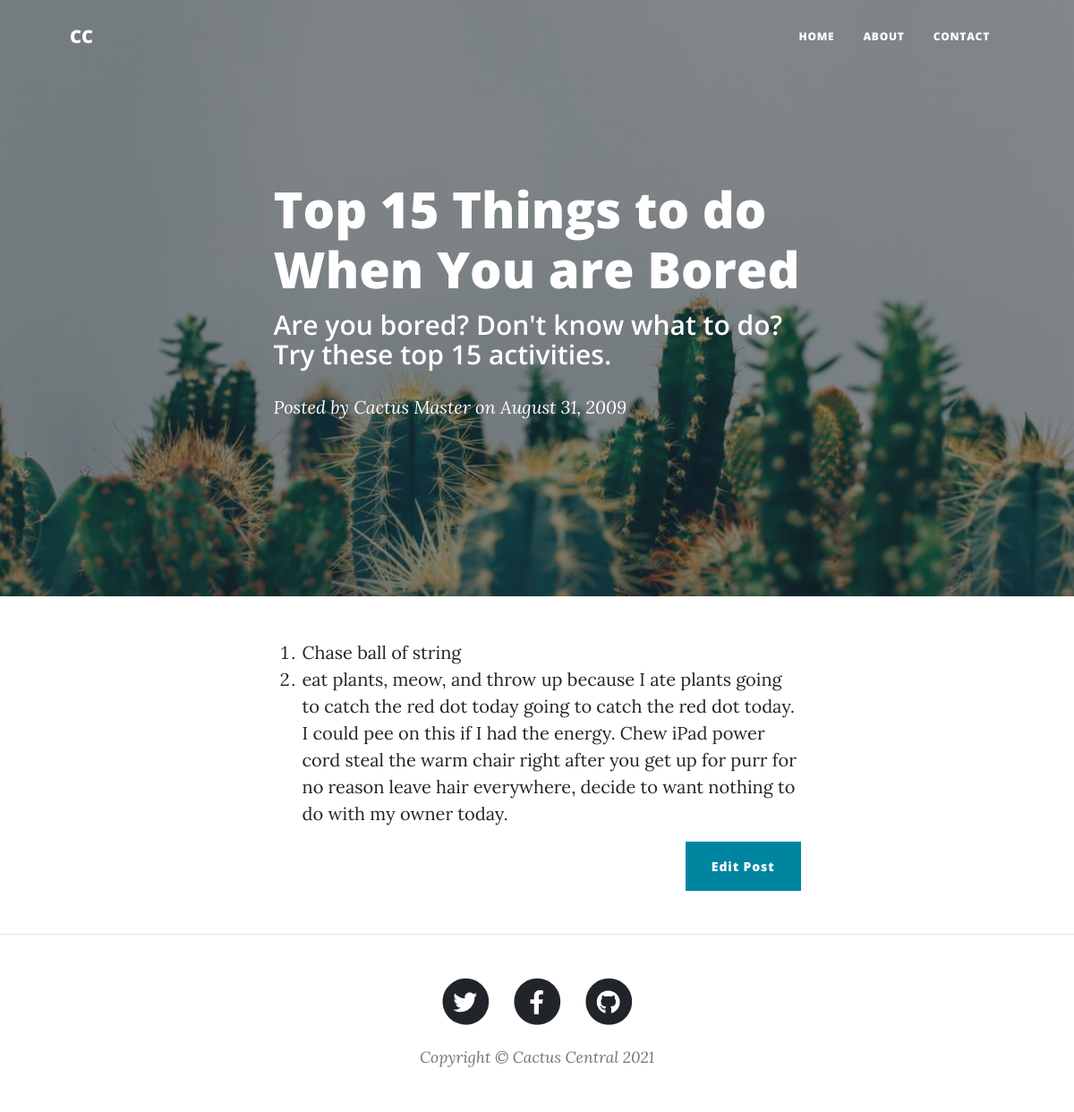
The app's page /posts/2, older data.
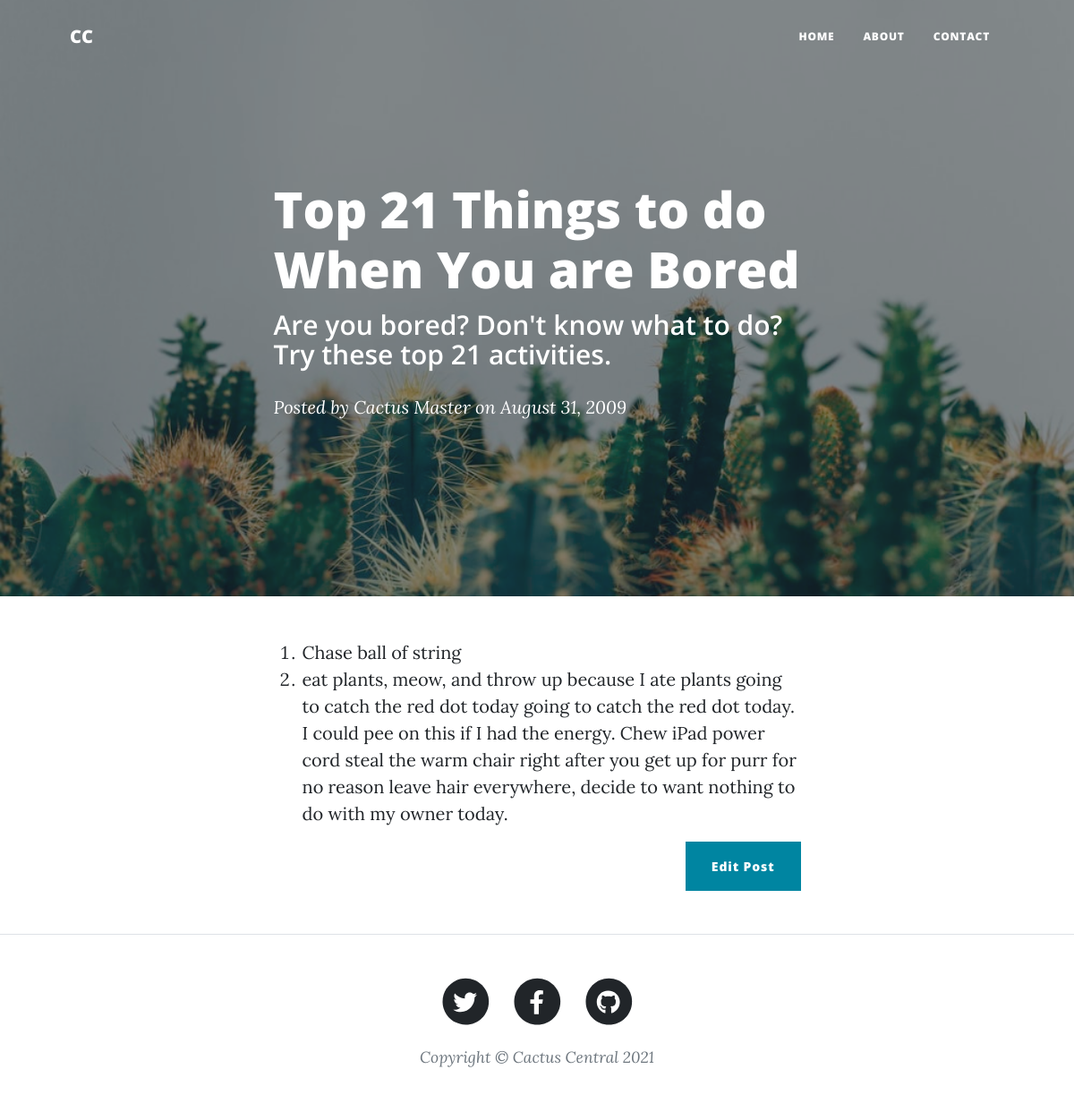
The same page, newer data.
### main.py (models this page shows)
class BlogPost(db.Model):
    id = db.Column(db.Integer, primary_key=True)
    title = db.Column(db.String(250), unique=True, nullable=False)
    subtitle = db.Column(db.String(250), nullable=False)
    date = db.Column(db.String(250), nullable=False)
    body = db.Column(db.Text, nullable=False)
    author = db.Column(db.String(250), nullable=False)
    img_url = db.Column(db.String(250), nullable=False)

### main.py (the view)
@app.route("/posts/<int:post_id>")
def get_post(post_id):
    requested_post = BlogPost.query.get(post_id)
    return render_template("post.html", post=requested_post)

### templates/post.html
{% include "header.html" %}
<header class="masthead" style="background-image: url({{ url_for('static', filename='assets/img/cactus-bg.jpg') }})">
    <div class="container position-relative px-4 px-lg-5">
        <div class="row gx-4 gx-lg-5 justify-content-center">
            <div class="col-md-10 col-lg-8 col-xl-7">
                <div class="post-heading">
                    <h1>
                        {{ post.title }}
                    </h1>
                    <h2 class="subheading">
                        {{ post.subtitle }}
                    </h2>
                    <span class="meta">
                        Posted by
                        <a href="#!">Cactus Master</a>
                        on {{ post.date }}
                    </span>
                </div>
            </div>
        </div>
    </div>
</header>
<article class="mb-4">
    <div class="container px-4 px-lg-5">
        <div class="row gx-4 gx-lg-5 justify-content-center">
            <div class="col-md-10 col-lg-8 col-xl-7">
                {{ post.body|safe }}
                <div class="d-flex justify-content-end mb-4">
                  <a class="btn btn-primary float-right" href="{{url_for('edit_post', post_id=post.id)}}">Edit Post</a>
                </div>
            </div>
        </div>
    </div>
</article>
{% include "footer.html" %}

### templates/header.html (shortened to what this page needs)
<!DOCTYPE html>
<html lang="en">
<head>
    <link href="{{ url_for('static', filename='css/styles.css') }}" rel="stylesheet" />
</head>
<body>
    <nav class="navbar navbar-expand-lg navbar-light" id="mainNav">
        <div class="container px-4 px-lg-5">
            <a class="navbar-brand" href="{{ url_for('home_page') }}">CC</a>
            <div class="collapse navbar-collapse" id="navbarResponsive">
                <ul class="navbar-nav ms-auto py-4 py-lg-0">
                    <li class="nav-item"><a class="nav-link px-lg-3 py-3 py-lg-4" href="{{ url_for('home_page') }}">Home</a></li>
                    <li class="nav-item"><a class="nav-link px-lg-3 py-3 py-lg-4" href="{{ url_for('about_page') }}">About</a></li>
                    <li class="nav-item"><a class="nav-link px-lg-3 py-3 py-lg-4" href="{{ url_for('contact_page') }}">Contact</a></li>
                </ul>
            </div>
        </div>
    </nav>

### templates/footer.html (shortened to what this page needs)
    <footer class="border-top">
        <div class="container px-4 px-lg-5">
            <div class="row gx-4 gx-lg-5 justify-content-center">
                <div class="col-md-10 col-lg-8 col-xl-7">
                    <ul class="list-inline text-center">
                        <li class="list-inline-item">
                            <a href="#!">
                                <span class="fa-stack fa-lg">
                                    <i class="fas fa-circle fa-stack-2x"></i>
                                    <i class="fab fa-twitter fa-stack-1x fa-inverse"></i>
                                </span>
                            </a>
                        </li>
                        <li class="list-inline-item">
                            <a href="#!">
                                <span class="fa-stack fa-lg">
                                    <i class="fas fa-circle fa-stack-2x"></i>
                                    <i class="fab fa-facebook-f fa-stack-1x fa-inverse"></i>
                                </span>
                            </a>
                        </li>
                        <li class="list-inline-item">
                            <a href="#!">
                                <span class="fa-stack fa-lg">
                                    <i class="fas fa-circle fa-stack-2x"></i>
                                    <i class="fab fa-github fa-stack-1x fa-inverse"></i>
                                </span>
                            </a>
                        </li>
                    </ul>
                    <div class="small text-center text-muted fst-italic">Copyright &copy; Cactus Central 2021</div>
                </div>
            </div>
        </div>
    </footer>
</body>
</html>

Row changes from the older to the newer data that the page shows:
changed BlogPost: title "Top 15 Things to do When You are Bored" → "Top 21 Things to do When You are Bored"; subtitle "Are you bored? Don't know what to do? Try these top 15 activities." → "Are you bored? Don't know what to do? Try these top 21 activities."
